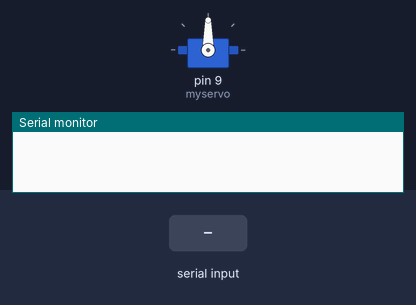
Bench run of a sketch on a simulated Arduino Uno, built with avr-gcc and run on an emulated ATmega328P. Shown: servo, the last lines printed to the serial monitor. The inputs (shaded band) are chosen by the test bench.

Above: at 1.2 s.
1.3 s: byte 1 (1) received over Serial
At 2.5 s:
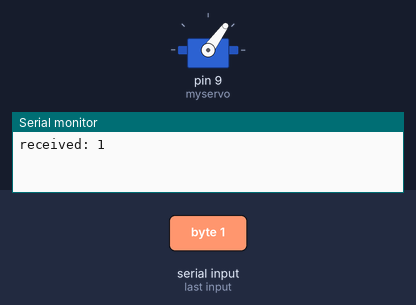
2.8 s: byte 0 (0) received over Serial
At 3.6 s:
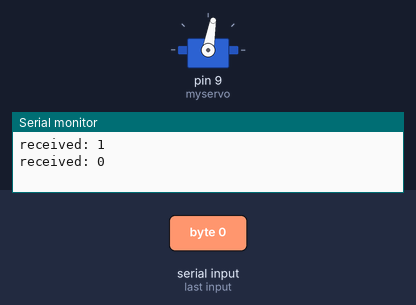
Timing chart, 0 to 5.8 s (numbered marks = the images above; inputs shaded):
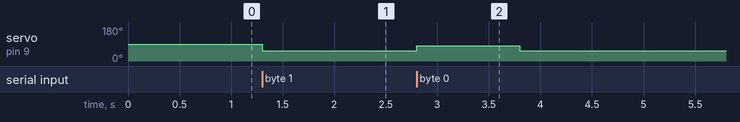

The sketch:

switch.ino
```cpp
#include <Servo.h>

int incomingByte = 0;   // for incoming serial data

Servo myservo;  // create servo object to control a servo


void setup() {
        Serial.begin(9600);     // opens serial port, sets data rate to 9600 bps
 myservo.attach(9);
}

void loop() {

        // send data only when you receive data:
        if (Serial.available() > 0) {
                // read the incoming byte:
                incomingByte = Serial.read();

                // say what you got:
                Serial.print("received: ");
                Serial.println(incomingByte);

                if(incomingByte==1){
                myservo.write(54);
                }

                 if(incomingByte==0){
                myservo.write(80);
                delay(1000);
                myservo.write(54);
                }


        }
}
```

Measured:
- after the input at 1.3 s, servo on pin 9 (myservo): 90° → 54° at once
- after the input at 2.8 s, servo on pin 9 (myservo): 54° → 80° at once, → 54° 1.0 s later
